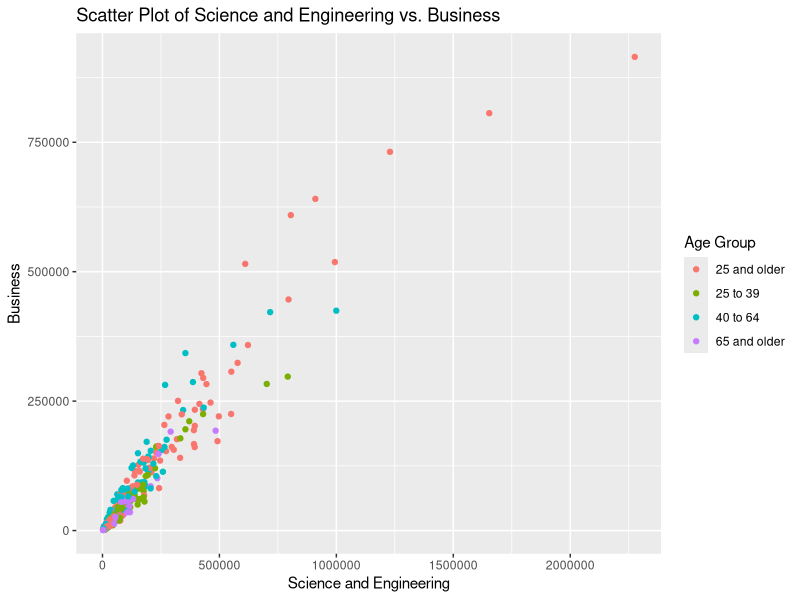
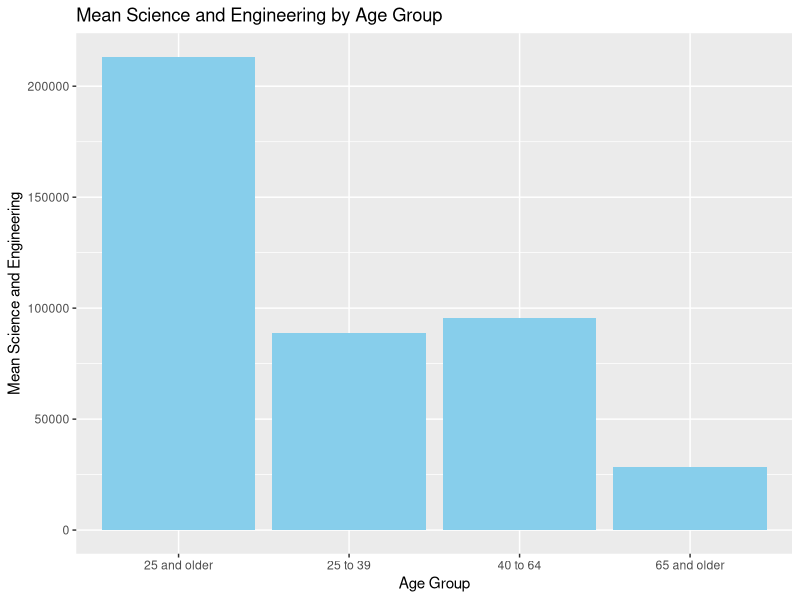
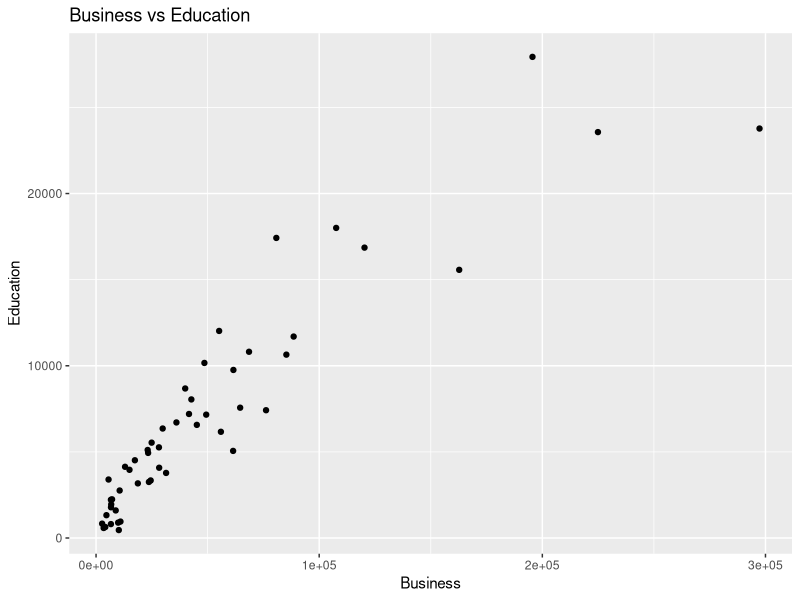

The R source for these figures, in order:
## ---- chunk 1
library(tidyverse)
library(ggplot2)
library(dplyr)
library(magrittr)
## ---- chunk 2
data(package = "ggplot2")
## ---- chunk 3
# View the first few rows of the dataset

data <- read.csv("Bachelor_Degrees_Majors.csv")


## ---- chunk 4
# View the first few rows of the dataset
head(data)
str(data)

## ---- chunk 5
# Ensure column names match exactly
numeric_cols <- c("Bachelor.s.Degree.Holders", "Science.and.Engineering", "Science.and.Engineering.Related.Fields", "Business", "Education", "Arts..Humanities.and.Others")
data[, numeric_cols] <- lapply(data[, numeric_cols], function(x) as.numeric(gsub(",", "", x)))
# 885,357 => 885357
## ---- chunk 6
# in dataset, we have male, female, and total (which is sum of male and female). SO, rows with Sex == "Total" are redudant. Since we don't want to show them in our plots, we remove them.
data <- data %>% 
  filter(Sex != "Total")
## ---- chunk 7
# View the first few rows of the dataset
head(data)

## ---- chunk 8
# Display the structure of the dataset
str(data)

## ---- chunk 9
# Summary statistics for numerical variables
summary(data)

## ---- chunk 10
ggplot(data, aes(x = Science.and.Engineering, y = Business, color = Age.Group)) +
  geom_point() +  # Add points for each data point
  scale_color_discrete(name = "Age Group") +  # Custom color legend title
  labs(x = "Science and Engineering", y = "Business") +  # Labels for x and y axes
  ggtitle("Scatter Plot of Science and Engineering vs. Business")  # Title for the plot
## ---- chunk 11
task1 <- data %>% 
  filter(Sex == "Female") %>%
  group_by(Age.Group) %>%
  summarise(mean_sci = mean(Science.and.Engineering))

ggplot(task1, aes(x = Age.Group, y = mean_sci)) +
  geom_bar(stat = "identity", fill = "skyblue") +
  labs(x = "Age Group", y = "Mean Science and Engineering") +
  ggtitle("Mean Science and Engineering by Age Group")

## ---- chunk 12
task2 = data %>% filter(Age.Group == "25 to 39" & Sex == "Male")
ggplot(task2, aes(x = Business, y = Education)) +
  geom_point() +  # Add points
  labs(x = "Business", y = "Education") +
  ggtitle("Business vs Education")

